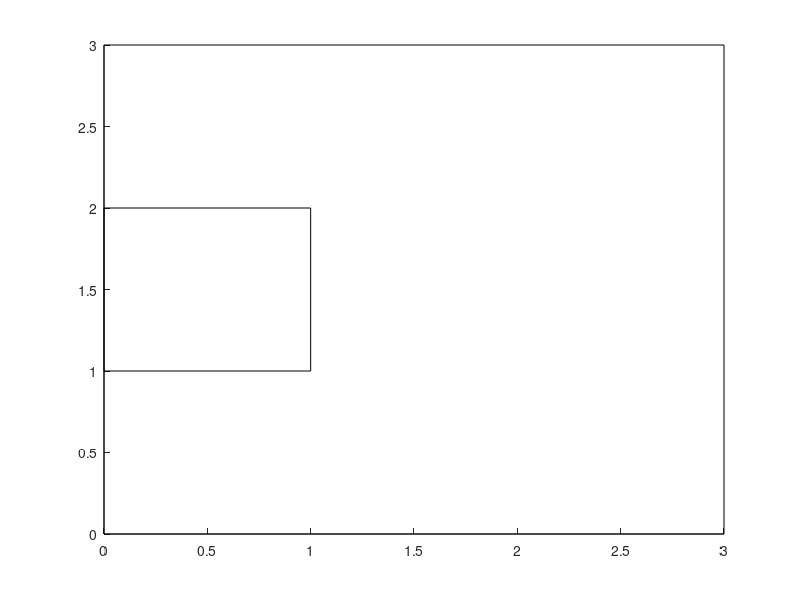

Reproduce this figure in MATLAB. (Note: this script raises an error after producing the figure.)
clear all;clc;close all;
addpath ../../functions
addpath ../../soundfiles/generic
addpath ../../simLocUS
addpath ../../structures

%% Variables (Tune-in)
ROOM.xyz = [3 3 3]; % room coordinates
ROOM.T = 24; % room temperature
ROOM.H = 75; % room humidity
REC.xyz = [0.7 1.5 1.7]; % receiver coordinates
REC.d = 1; % receiver distance in relation to the source
REC.DX = 29.2*1e-2; % receiver: microphone interdistance

AUDIO.name = 'mosquito2.wav'; % audio(source) file name
N = 100; % number of blocks used
BLK_t = 100*1e-3; % block time size
fl = 100; % lower frequency bound
fh = 18e3; % higher frequency bound

MED_t = 1e-3; % maximum estimated delay
C = 20.05*sqrt(273.15+ROOM.T); % sound velocity
AOA = zeros(N,1); % angle of arrival

%% Create shed and room
fig=figure;
% empty room
r1=rectangle('Position',[0 0 ROOM.xyz(1:2)]);
% shed
r2=rectangle('Position',[0 1 1 1]);
r2.FaceColor = [.9 .9 .9];
% receiver mark
hold on;
plot(REC.xyz(1), REC.xyz(2), 'r+')
hold off;
% adjust axis
axis equal
xlim([0 ROOM.xyz(1)])
ylim([0 ROOM.xyz(2)])

%% Create Semi-circle
[TRAJ.xyz, TRAJ.th] = speaker_hcircle2D(ROOM.xyz, REC.xyz, REC.d, N, 0);
% [TRAJ.xyz, TRAJ.th] = speaker_circle2D(ROOM.xyz, REC.xyz+[.5 0 0], REC.d, N, 0);
% draw semi-circle
hold on;
plot(TRAJ.xyz(:,1), TRAJ.xyz(:,2),'b')
hold off;

%% Algorithm
% read audio
[AUDIO.y, CH.fs] = audioread(AUDIO.name);

% correlation range estimation
MED_N = MED_t * CH.fs;
CR = round(MED_N);
% get block sample size
BLK_N = BLK_t * CH.fs; % get audio samples <=> 100ms

% == SIM STEREO CONFIG ==
SS.REC.type = 0; % no surfaces around the microphone
SS.REC.struct = 'recstruct';
SS.REC.loc = REC.xyz;
SS.REC.th = 0;
SS.REC.phi = 0;
SS.REC.mic.dmf = 1;

SS.ROOM.size = ROOM.xyz;
SS.ROOM.coeff = [0 0 0];
SS.ROOM.MR = 0;
SS.ROOM.R = Room();
SS.ROOM.R.T = ROOM.T;
SS.ROOM.R.H = ROOM.H;
SS.ROOM.R.fs = CH.fs;
SS.ROOM.R.fl = fl;
SS.ROOM.R.fh = fh;

SS.AUDIO.fs = CH.fs;
SS.AUDIO.fl = fl;
SS.AUDIO.fh = fh;
% == EndOfConfig ==

% predictor loop
ELAPSED=0;
for i=1:N
    SS.AUDIO.s = AUDIO.y(1+(i-1)*BLK_N : i*BLK_N, 1);
    SPK.loc = TRAJ.xyz(i,:);
    [CH.L, CH.R] = sim_stereo(SS.REC, SS.ROOM, SPK, SS.AUDIO, 1);
    TMR=tic;
    [AOA(i,1),~] = detect_az3(CH, CR, C, REC.DX); %pred v3 (spline interp)
    ELAPSED=ELAPSED+toc(TMR);
%     [AOA(i,1),~] = detect_az2(CH, CR, C, REC.DX); %pred v2 (3point interp)
%     AOA(i,1) = detect_az1(CH, CR, C, REC.DX); %pred v1 (non-interp)
end
ELAPSED = ELAPSED/N;
fprintf("Mean time for predictor algorithm execution: %.3f us\n", ELAPSED*1e6);
fprintf("AOA: min=%.1fº max=%.1fº\n",min(AOA),max(AOA))

AOA_error = abs(TRAJ.th - AOA');

%% Final figures
figure;
plot(TRAJ.th, AOA)
hold on;
plot(TRAJ.th, TRAJ.th, 'r:')
hold off;

figure;
plot(TRAJ.th, AOA_error, 'b')